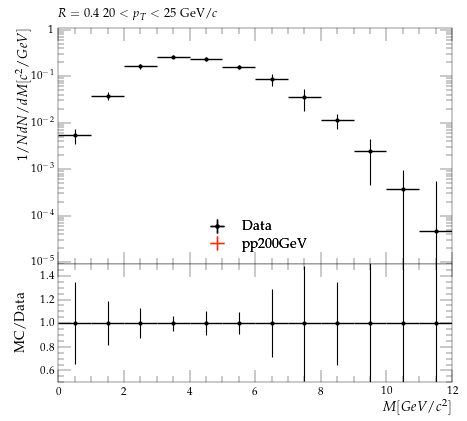

Python code for this plot:
#! /usr/bin/env python3

# This Python script was auto-generated using YODA v2.1.0.
# Analysis object: /STAR_2021_I1853218/d03-x01-y01
# Timestamp: 07-10-2025 (17:32:21)

import matplotlib as mpl
import matplotlib.pyplot as plt
mpl.use('Agg') # comment out for interactive use
import os
import numpy as np
from numpy import nan, inf

plotDir = os.path.split(os.path.realpath(__file__))[0]
if 'YODA_USER_PLOT_PATH' in globals():
    plot_outdir = globals()['YODA_USER_PLOT_PATH']
else:
    plot_outdir = plotDir

#plot style
plt.style.use(os.path.join(plotDir, '../default.mplstyle'))
# plot metadata
figW, figH = plt.rcParams['figure.figsize']
ax_xLabel = r'$M [GeV/c^{2}]$'
ax_yLabel = r'$1/N dN/dM [c^{2}/GeV]$'
ax_title  = r'$R=0.4 ~ 20 < p_{T} < 25$ GeV/$c$'
ax_xScale = 'linear'
ax_yScale = 'log'
xLims = (0.0, 12.0)
yLims = (9e-06, 1.1)

# TeX-friendly labels for the legend
labels = {
    'legend' : ([ r"Data", r"pp200GeV" ], r""),
}

# Adjust canvas width and height
canvasW = 10.0
canvasH = 9.0
figW *= canvasW/10.
figH *= canvasH/9.

# Create figure and axis objects
fig, (ax, ratio0_ax) = plt.subplots(2, 1, sharex=True,
                  figsize=(figW,figH), gridspec_kw={'height_ratios': (6.0, 3.0)})

# Set figure margins
plt.subplots_adjust(
    left   = 1.0 * plt.rcParams['figure.subplot.left'],
    right  = 1.0 * plt.rcParams['figure.subplot.right'],
    top    = 1.0 * plt.rcParams['figure.subplot.top'],
    bottom = 1.0 * plt.rcParams['figure.subplot.bottom'])

ratio0_ax.yaxis.set_major_locator(mpl.ticker.MultipleLocator(0.2))
ratio0_ax.set_ylim(0.5, 1.4999)
ratio0_ax.set_ylabel('MC/Data')

# the numerical data is stored in a separate file
dataf = dict()
prefix = os.path.split(__file__)[0]
if prefix:    prefix = prefix + '/'
exec(open(prefix+'d03-x01-y01__data.py').read(), dataf)


legend_handles = dict() # keep track of handles for the legend

# style options for curves
# starts at zorder>=5 to draw curve on top of legend
styles = {
  'Data': {
    'color' : 'black',
    'linestyle' : '-',
    'linewidth' : 1,
    'marker' : 'o',
    'markersize' : 2,
    'capsize' : 0.0,
    'zorder' : 5,
    'histstyle' : 0,
    'drawstyle' : 'steps-pre',
    'xerrorbars' : 1,
    'yerrorbars' : 1,
    'fillcolor' : None,
    'fillopacity' : 1.0,
    'ratio0_linestyle' : '-',
    'ratio0_linewidth' : 1,
    'ratio0_marker' : 'o',
    'ratio0_markersize' : 2,
    'ratio0_capsize' : 0.0,
    'ratio0_zorder' : 5,
    'ratio0_histstyle' : 0,
    'ratio0_drawstyle' : 'steps-pre',
    'ratio0_xerrorbars' : 1,
    'ratio0_yerrorbars' : 1,
  },
  'pp200GeV.yoda': {
    'color' : '#EE3311',
    'linestyle' : '-',
    'linewidth' : 1,
    'marker' : 'none',
    'markersize' : 2,
    'capsize' : 0.0,
    'zorder' : 6,
    'histstyle' : 1,
    'drawstyle' : 'steps-pre',
    'xerrorbars' : 1,
    'yerrorbars' : 1,
    'fillcolor' : None,
    'fillopacity' : 1.0,
    'ratio0_linestyle' : '-',
    'ratio0_linewidth' : 1,
    'ratio0_marker' : 'none',
    'ratio0_markersize' : 2,
    'ratio0_capsize' : 0.0,
    'ratio0_zorder' : 6,
    'ratio0_histstyle' : 1,
    'ratio0_drawstyle' : 'steps-pre',
    'ratio0_xerrorbars' : 1,
    'ratio0_yerrorbars' : 1,
  },
}

# curve from input yoda files in main panel
for label, yvals in dataf['yvals'].items():
    if all(np.isnan(v) for v in dataf['yvals'][label]):
        continue
    tmp = None
    if styles[label]['histstyle']: # draw as histogram
        xpos = dataf['xedges'][label] if styles[label]['drawstyle'] else dataf['xpoints'][label]
        ypos = np.insert(yvals, 0, yvals[0]) if styles[label]['drawstyle'] else yvals
        if styles[label]['fillcolor']: # fill area below curve
            ax.fill_between(xpos, ypos, step='pre',
                            color=styles[label]['fillcolor'],
                            alpha=styles[label]['fillopacity'])
        tmp, = ax.plot(xpos, ypos,
                       color=styles[label]['color'],
                       linestyle=styles[label]['linestyle'],
                       linewidth=styles[label]['linewidth'],
                       drawstyle=styles[label]['drawstyle'], solid_joinstyle='miter',
                       zorder=styles[label]['zorder'], label=label)
    tmp = ax.errorbar(dataf['xpoints'][label], yvals,
                      xerr=np.array(dataf['xerrs'][label])*styles[label]['xerrorbars'],
                      yerr=np.array(dataf['yerrs'][label])*styles[label]['yerrorbars'],
                      fmt=styles[label]['marker'], capsize=styles[label]['capsize'],
                      markersize=styles[label]['markersize'],
                      ecolor=styles[label]['color'],
                      color=styles[label]['color'], zorder=styles[label]['zorder'])
    tmp[-1][0].set_linestyle(styles[label]['linestyle'])
    tmp[-1][0].set_linewidth(styles[label]['linewidth'])
    if label in dataf['add_legend_handle']:  legend_handles[label] = tmp
    for varLabel in dataf['variation_yvals'].keys():
        if varLabel.startswith(label):
            tmp, = ax.plot(dataf['xedges'][label], dataf['variation_yvals'][varLabel],
                           color=styles[label]['color'],
                           linestyle=styles[label]['linestyle'],
                           linewidth=styles[label]['linewidth'],
                           drawstyle='steps-pre', solid_joinstyle='miter',
                           zorder=styles[label]['zorder'], alpha=0.5)


# plots on ratio panel
# curve from input yoda files in ratio panel
for label, yvals in dataf['ratio0_yvals'].items():
    if all(np.isnan(v) for v in yvals):
        continue
    if styles[label]['ratio0_histstyle']: # plot as histogram
        xpos = dataf['xedges']['Data'] if styles[label]['ratio0_drawstyle'] else dataf['xpoints']['Data']
        ypos = np.insert(yvals, 0, yvals[0]) if styles[label]['ratio0_drawstyle'] else yvals
        ratio0_ax.plot(xpos, ypos,
                       color=styles[label]['color'],
                       linewidth=styles[label]['linewidth'],
                       linestyle=styles[label]['ratio0_linestyle'],
                       drawstyle=styles[label]['ratio0_drawstyle'], zorder=styles[label]['zorder'],
                       solid_joinstyle='miter')
    tmp = ratio0_ax.errorbar(dataf['xpoints']['Data'], yvals,
                             xerr=np.array(dataf['ref_xerrs'])*styles[label]['ratio0_xerrorbars'],
                             yerr=np.array(dataf['ratio0_yerrs'][label])*styles[label]['ratio0_yerrorbars'],
                             fmt=styles[label]['ratio0_marker'], capsize=styles[label]['ratio0_capsize'],
                             markersize=styles[label]['ratio0_markersize'],
                             ecolor=styles[label]['color'],
                             color=styles[label]['color'])
    tmp[-1][0].set_linestyle(styles[label]['ratio0_linestyle'])
    tmp[-1][0].set_linewidth(styles[label]['ratio0_linewidth'])

    for varlabel in dataf['ratio0_variation_vals'].keys():
        if varlabel.startswith(label):
            ratio0_ax.plot(dataf['xedges']['Data'],
                            dataf['ratio0_variation_vals'][varlabel],
                            color=styles[label]['color'],
                            linestyle=styles[label]['linestyle'],
                            linewidth=styles[label]['linewidth'],
                            drawstyle='steps-pre', solid_joinstyle='miter',
                            zorder=1, alpha=0.5)

legend_items = list(legend_handles.values())
ax.add_artist(ax.legend(legend_items,
                        labels['legend'][0],
                        title=labels['legend'][1],
                        alignment='left',
                        loc='lower center',
                        bbox_to_anchor=(0.5, 0.0)))

# set plot metadata as defined above
ratio0_ax.set_xlabel(ax_xLabel)
ratio0_ax.xaxis.set_label_coords(1., -0.15)
ax.set_ylabel(ax_yLabel, ha='right', va='top')
ax.yaxis.set_label_coords(-0.11, 1.0)
ax.set_title(ax_title, loc='left')
ax.set_xscale(ax_xScale)
ax.set_yscale(ax_yScale)
ax.set_xlim(xLims)
ax.set_ylim(yLims)

# tick formatting
plt.rcParams['xtick.top'] = True
plt.rcParams['ytick.right'] = True
ax.yaxis.set_major_locator(mpl.ticker.LogLocator(base=10.0, numticks=np.inf))
ax.yaxis.set_minor_locator(mpl.ticker.LogLocator(
                           base=10.0, subs=np.arange(0.1, 1, 0.1), numticks=np.inf))
fig.align_ylabels((ax, ratio0_ax))
plt.savefig(os.path.join(plot_outdir, 'd03-x01-y01.pdf'), format='PDF')
plt.savefig(os.path.join(plot_outdir, 'd03-x01-y01.png'), format='PNG')

plt.close(fig)
